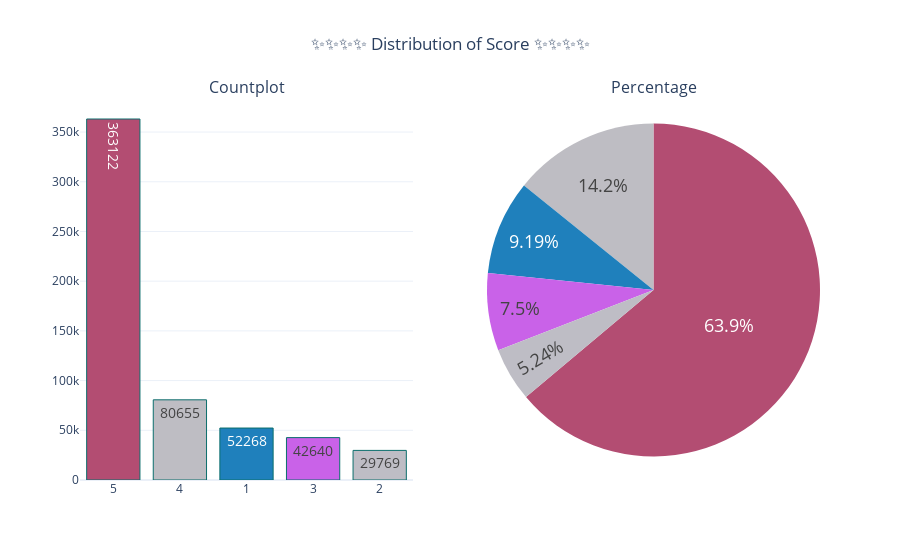

Source (notebook cell):
### Code cell
categorical_variable_summary(df, 'Score')  # Replace 'Score' with your column

### Figure 1 — Plotly figure (JSON) as saved in the notebook; plotly's stock layout.template omitted (floating-point values rounded to 4 significant figures)
{"data": [{"marker": {"color": ["#B34D72", "#BEBDC3", "#1F80BC", "#C962E8", "#BEBDC5"], "line": {"color": "#0B6E6C", "width": 1}}, "name": "Score", "showlegend": false, "text": ["363122", "80655", "52268", "42640", "29769"], "textfont": {"size": 14}, "textposition": "auto", "type": "bar", "x": ["5", "4", "1", "3", "2"], "xaxis": "x", "y": [363122, 80655, 52268, 42640, 29769], "yaxis": "y"}, {"domain": {"x": [0.55, 1], "y": [0, 1]}, "labels": [5, 4, 1, 3, 2], "marker": {"colors": ["#B34D72", "#BEBDC3", "#1F80BC", "#C962E8", "#BEBDC5"]}, "name": "Score", "showlegend": false, "textfont": {"size": 18}, "textposition": "auto", "type": "pie", "values": [363122, 80655, 52268, 42640, 29769]}], "layout": {"annotations": [{"font": {"size": 16}, "showarrow": false, "text": "Countplot", "x": 0.225, "xanchor": "center", "xref": "paper", "y": 1, "yanchor": "bottom", "yref": "paper"}, {"font": {"size": 16}, "showarrow": false, "text": "Percentage", "x": 0.775, "xanchor": "center", "xref": "paper", "y": 1, "yanchor": "bottom", "yref": "paper"}], "autosize": true, "title": {"text": "✨✨✨✨ Distribution of Score ✨✨✨✨", "x": 0.5, "xanchor": "center"}, "xaxis": {"anchor": "y", "autorange": true, "domain": [0, 0.45], "range": [-0.5, 4.5], "type": "category"}, "yaxis": {"anchor": "x", "autorange": true, "domain": [0, 1], "range": [0, 382200.0], "type": "linear"}}}
